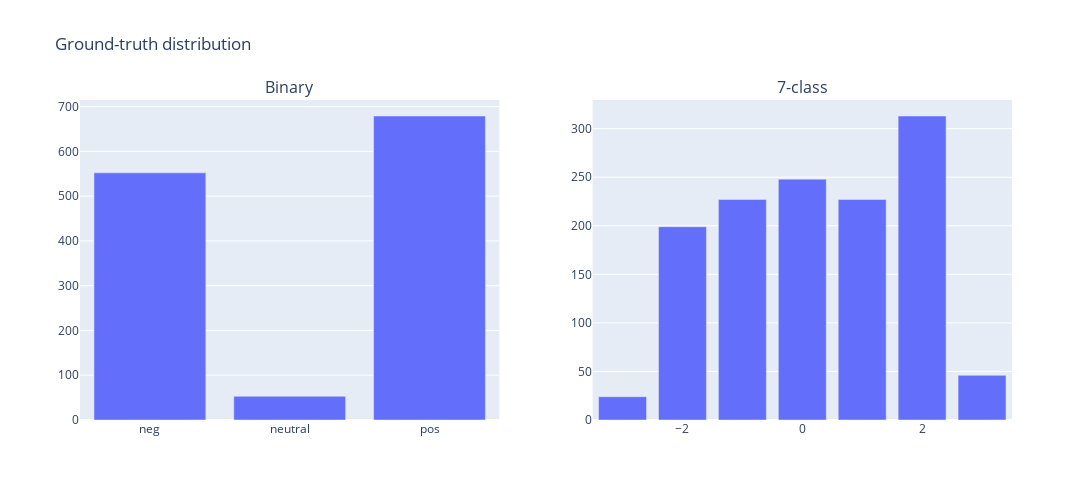

The cell this chart's notebook holds for it:
### Code cell
barplot_label(mosi_train)

### Figure 1 — Plotly figure (JSON) as saved in the notebook; plotly's stock layout.template omitted (floating-point values rounded to 4 significant figures)
{"data": [{"alignmentgroup": "True", "hovertemplate": "binary=%{x}<br>segment=%{y}<extra></extra>", "legendgroup": "", "marker": {"color": "#636efa", "pattern": {"shape": ""}}, "name": "", "offsetgroup": "", "orientation": "v", "showlegend": false, "textposition": "auto", "type": "bar", "x": ["neg", "neutral", "pos"], "xaxis": "x", "y": [552, 53, 679], "yaxis": "y"}, {"alignmentgroup": "True", "hovertemplate": "7class=%{x}<br>segment=%{y}<extra></extra>", "legendgroup": "", "marker": {"color": "#636efa", "pattern": {"shape": ""}}, "name": "", "offsetgroup": "", "orientation": "v", "showlegend": false, "textposition": "auto", "type": "bar", "x": [-3, -2, -1, 0, 1, 2, 3], "xaxis": "x2", "y": [24, 199, 227, 248, 227, 313, 46], "yaxis": "y2"}], "layout": {"annotations": [{"font": {"size": 16}, "showarrow": false, "text": "Binary", "x": 0.225, "xanchor": "center", "xref": "paper", "y": 1, "yanchor": "bottom", "yref": "paper"}, {"font": {"size": 16}, "showarrow": false, "text": "7-class", "x": 0.775, "xanchor": "center", "xref": "paper", "y": 1, "yanchor": "bottom", "yref": "paper"}], "height": 500, "title": {"text": "Ground-truth distribution"}, "width": 1200, "xaxis": {"anchor": "y", "categoryarray": [-3, -2, -1, 0, 1, 2, 3], "categoryorder": "array", "domain": [0, 0.45]}, "xaxis2": {"anchor": "y2", "categoryarray": [-3, -2, -1, 0, 1, 2, 3], "categoryorder": "array", "domain": [0.55, 1]}, "yaxis": {"anchor": "x", "domain": [0, 1]}, "yaxis2": {"anchor": "x2", "domain": [0, 1]}}}
